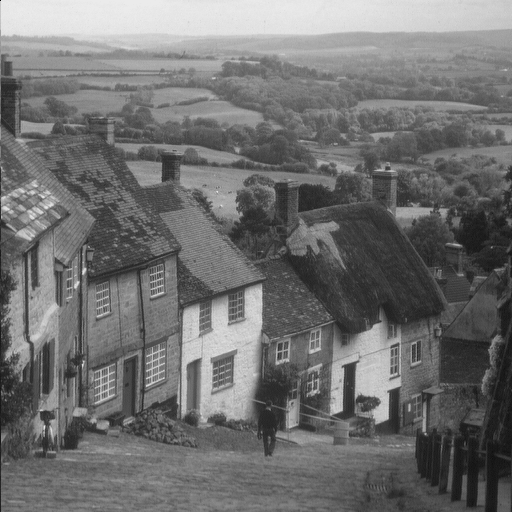
#> input picture labo/goldhill.png, 512 x 512 px
$ python labo1.py
#> lines starting #> are read from the running program, lines starting #| are printed output that depends on the picture
import matplotlib.image as mpimg
import matplotlib.pyplot as plt
from matplotlib import patches
from matplotlib.figure import Figure
from matplotlib import rcParams
import numpy as np
from scipy import signal


# [59 lines left out: function zplane, not called in this run]


# -----------------------------------------------------------------------------

num = np.poly([0.8j, -0.8j])
den = np.poly([0.95 * np.exp(1j * np.pi/8),  0.95 * np.exp(-1j * np.pi/8)])

#zp = zplane(num, den)

w, H = signal.freqz(num, den)
angles = np.unwrap(np.angle(H))

# [5 lines of commented-out code are left out]


N = 200
impulse = [0 if n != 0 else 1 for n in range(-N, N)]
filtre = signal.lfilter(num, den, impulse)
z = signal.lfilter(den, num, filtre)

# [8 lines of commented-out code are left out]
z0 = np.exp(1j * np.pi/16)
z1 = z0
p0 = 0.99 * np.exp(1j * np.pi/16)
p1 = p0

num = np.poly([z0, z1])
den = np.poly([p0, p1])
# zp = zplane(num, den)

sin = [np.sin(np.pi * n / 16) + np.sin(np.pi * n / 32) for n in range(N)]
y   = signal.lfilter(num, den, sin)
#plt.plot(y)
#plt.show()


# -----------------------------------------------------------------------------
fe = 48000
bande_passante = 2500
bande_coupe = 3500


# -----------------------------------------------------------------------------
plt.gray()
img_couleur = mpimg.imread('goldhill.png', 0)
#> img_couleur is the input picture: shape (512, 512) float32; min 0.0392, max 0.922, mean 0.44

plt.imshow(img_couleur)
#plt.show()

x_s, y_s = img_couleur.shape
#> x_s = 512; y_s = 512
T = [[2,  0 ],                                                                 \
     [0, 1/2]]

img_t = [[None] * (y_s // 2 + 1)] * (x_s * 2)

for c1 in range(x_s):
    row = []
    for l1 in range(y_s):
        l2 = y_s - 1 - l1
        xt = 2 * c1
        yt = 1/2 * l2
        img_t[round(xt)][round(yt)] = img_couleur[c1, l1]
#> after the loop, img_t = 1024 items

plt.imshow(img_t)
plt.show()
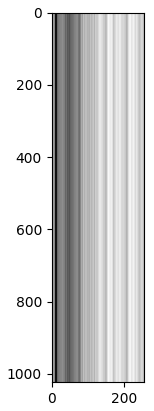
#> figure drawn by matplotlib, 1 panel
